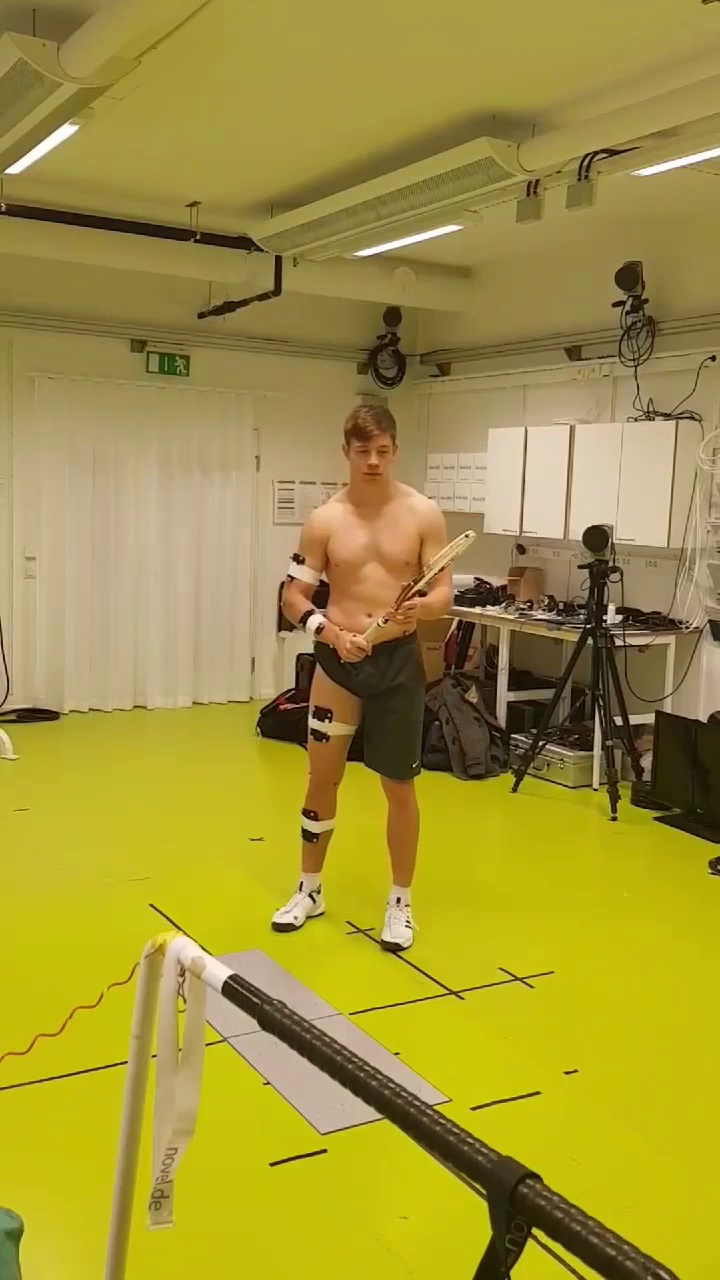
#> input picture ImageSamples/5.jpg, 720 x 1280 px, found by its file name
$ python plot2.py   (older library calls are emulated)
#> lines starting #> are read from the running program, lines starting #| are printed output that depends on the picture
#from ipywidgets import interactive, fixed
import matplotlib.pyplot as plt
from mpl_toolkits.mplot3d import axes3d, Axes3D
import numpy as np
import cv2
import pickle

def smpl_view_set_axis_full_body(ax,azimuth=0):
    ## Manually set axis
    ax.view_init(0, azimuth)
    max_range = 0.55
    ax.set_xlim( - max_range,   max_range)
    ax.set_ylim( - max_range,   max_range)
    ax.set_zlim( -0.2 - max_range,   -0.2 + max_range)
    ax.axis('off')

def smpl_view_set_axis_face(ax, azimuth=0):
    ## Manually set axis
    ax.view_init(0, azimuth)
    max_range = 0.1
    ax.set_xlim( - max_range,   max_range)
    ax.set_ylim( - max_range,   max_range)
    ax.set_zlim( 0.45 - max_range,   0.45 + max_range)
    ax.axis('off')

im  = cv2.imread('../Images/ImageSamples/5.jpg')
#> im is the input picture: shape (1280, 720, 3); mean B, G, R 58.1, 149, 164
#print(im)
IUV = cv2.imread('../Thesis/test/5_IUV.png')
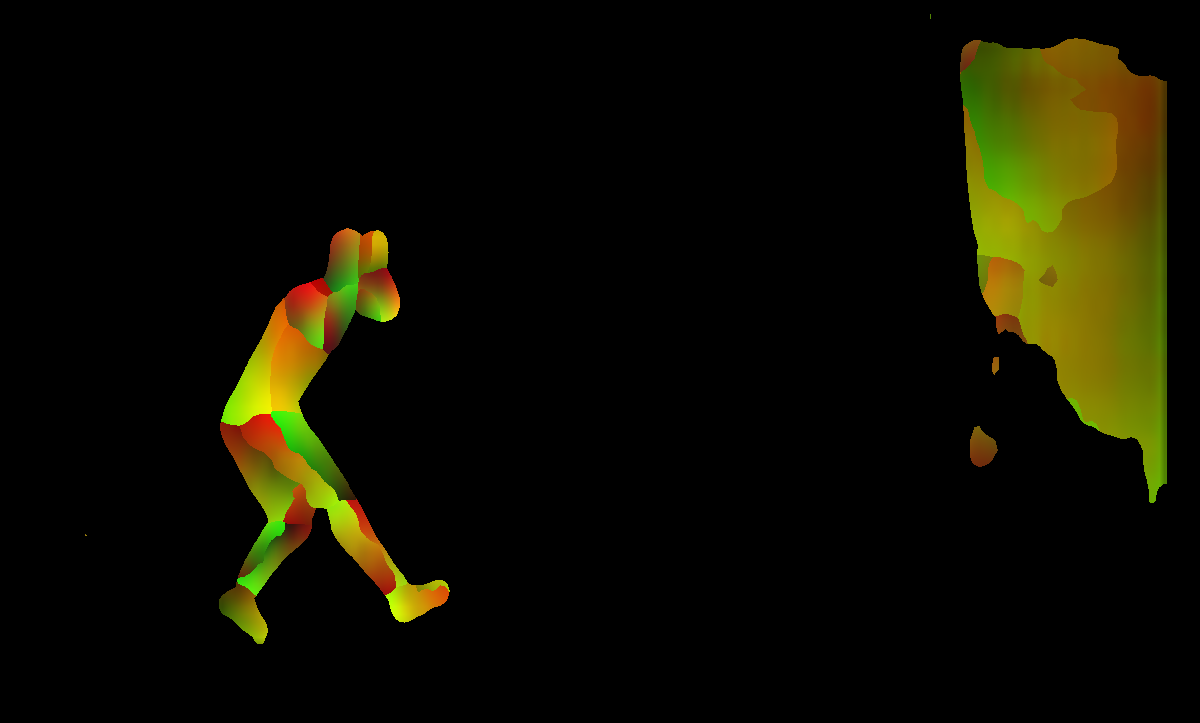
#> input picture test/5_IUV.png, 1200 x 723 px, found by its file name
#> IUV is the input picture: shape (723, 1200, 3); mean B, G, R 0.5, 13.7, 14.8
#print(IUV)
INDS = cv2.imread('../Thesis/test/5_INDS.png',  0)
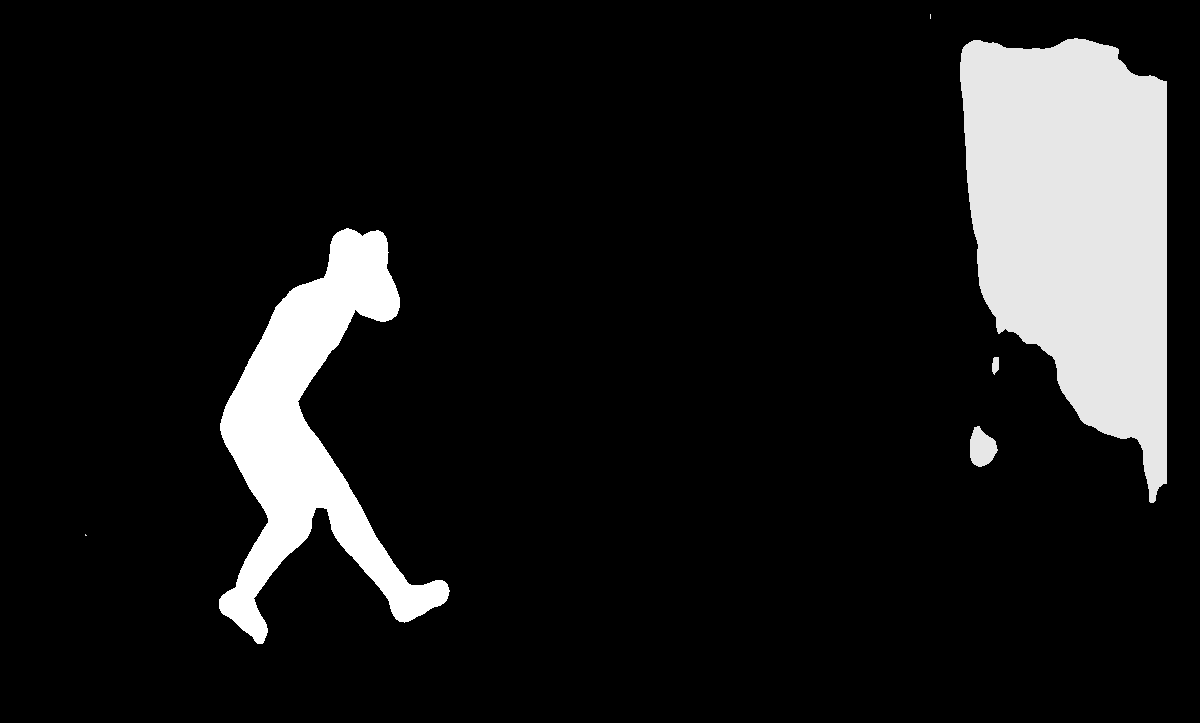
#> input picture test/5_INDS.png, 1200 x 723 px, found by its file name
#> INDS is the input picture: shape (723, 1200); min 0, max 11, mean 1.21
#print(INDS)

#> (the run stopped early here; a loop or call above may not have finished)
